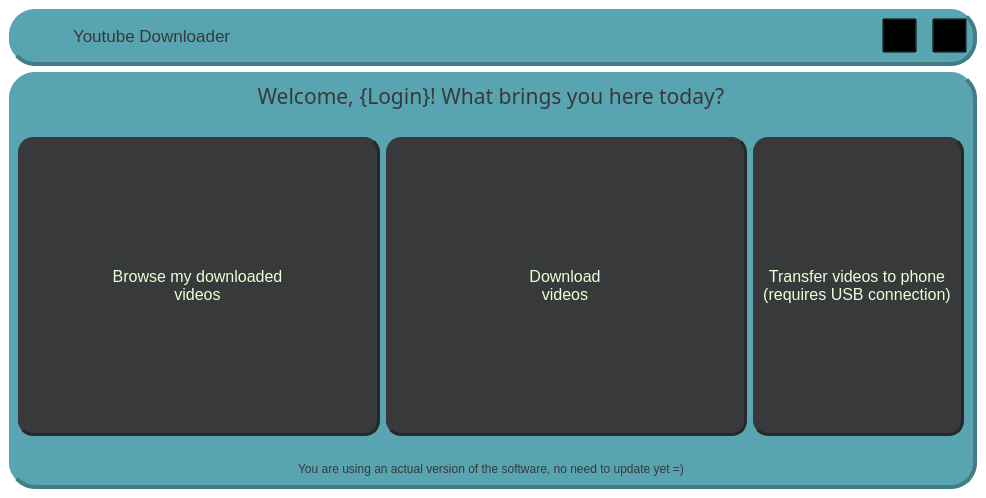
<?xml version="1.0" encoding="UTF-8"?>
<ui version="4.0">
 <class>MainWindow</class>
 <widget class="QMainWindow" name="MainWindow">
  <property name="geometry">
   <rect>
    <x>0</x>
    <y>0</y>
    <width>986</width>
    <height>498</height>
   </rect>
  </property>
  <property name="minimumSize">
   <size>
    <width>645</width>
    <height>303</height>
   </size>
  </property>
  <property name="maximumSize">
   <size>
    <width>1109</width>
    <height>553</height>
   </size>
  </property>
  <property name="windowTitle">
   <string>Youtube Downloader</string>
  </property>
  <property name="windowIcon">
   <iconset>
    <normaloff>../icons/app.png</normaloff>../icons/app.png</iconset>
  </property>
  <property name="windowOpacity">
   <double>1.000000000000000</double>
  </property>
  <property name="styleSheet">
   <string notr="true">* {
	background-color: transparent;
}

.QFrame {
	background-color: #58A4B0;
	border-radius: 26%;
	border-bottom: 4px solid #427c85;
	border-right: 4px solid #427c85;
}

QLabel {
	color: #37393A;
}

QFrame#container QPushButton {
	background-color: #37393A;
	color: #EAFFDA;
	border-radius: 15px;
	border-bottom: 3px solid #26292A;
	border-right: 3px solid #26292A;
	padding: 10px;
	margin-top: 20%;
	margin-bottom: 20%;
}

QFrame#container QPushButton::hover {
	background-color: #50595F;
	border-color: #4D5F6A;
}

QFrame#container QPushButton:pressed {
	background-color: #74818A;
	border-color: #7C8A94;
}
</string>
  </property>
  <widget class="QWidget" name="centralwidget">
   <layout class="QVBoxLayout" name="verticalLayout">
    <item>
     <widget class="QFrame" name="controlPanel">
      <property name="sizePolicy">
       <sizepolicy hsizetype="Preferred" vsizetype="Maximum">
        <horstretch>0</horstretch>
        <verstretch>0</verstretch>
       </sizepolicy>
      </property>
      <property name="layoutDirection">
       <enum>Qt::RightToLeft</enum>
      </property>
      <property name="frameShape">
       <enum>QFrame::StyledPanel</enum>
      </property>
      <property name="frameShadow">
       <enum>QFrame::Raised</enum>
      </property>
      <layout class="QHBoxLayout" name="horizontalLayout">
       <property name="spacing">
        <number>15</number>
       </property>
       <property name="leftMargin">
        <number>10</number>
       </property>
       <property name="rightMargin">
        <number>10</number>
       </property>
       <item>
        <widget class="QPushButton" name="exit">
         <property name="minimumSize">
          <size>
           <width>35</width>
           <height>0</height>
          </size>
         </property>
         <property name="maximumSize">
          <size>
           <width>35</width>
           <height>35</height>
          </size>
         </property>
         <property name="text">
          <string/>
         </property>
         <property name="icon">
          <iconset>
           <normaloff>../icons/cross.png</normaloff>../icons/cross.png</iconset>
         </property>
         <property name="iconSize">
          <size>
           <width>35</width>
           <height>35</height>
          </size>
         </property>
        </widget>
       </item>
       <item>
        <widget class="QPushButton" name="minimize">
         <property name="minimumSize">
          <size>
           <width>35</width>
           <height>35</height>
          </size>
         </property>
         <property name="maximumSize">
          <size>
           <width>35</width>
           <height>35</height>
          </size>
         </property>
         <property name="text">
          <string/>
         </property>
         <property name="icon">
          <iconset>
           <normaloff>../icons/delete.png</normaloff>../icons/delete.png</iconset>
         </property>
         <property name="iconSize">
          <size>
           <width>35</width>
           <height>35</height>
          </size>
         </property>
        </widget>
       </item>
       <item>
        <spacer name="horizontalSpacer">
         <property name="orientation">
          <enum>Qt::Horizontal</enum>
         </property>
         <property name="sizeType">
          <enum>QSizePolicy::MinimumExpanding</enum>
         </property>
         <property name="sizeHint" stdset="0">
          <size>
           <width>40</width>
           <height>20</height>
          </size>
         </property>
        </spacer>
       </item>
       <item>
        <widget class="QLabel" name="label_2">
         <property name="font">
          <font>
           <pointsize>13</pointsize>
          </font>
         </property>
         <property name="text">
          <string>Youtube Downloader</string>
         </property>
        </widget>
       </item>
       <item>
        <widget class="QLabel" name="label">
         <property name="minimumSize">
          <size>
           <width>35</width>
           <height>35</height>
          </size>
         </property>
         <property name="maximumSize">
          <size>
           <width>35</width>
           <height>35</height>
          </size>
         </property>
         <property name="text">
          <string/>
         </property>
         <property name="pixmap">
          <pixmap>../icons/home.png</pixmap>
         </property>
         <property name="scaledContents">
          <bool>true</bool>
         </property>
        </widget>
       </item>
      </layout>
     </widget>
    </item>
    <item>
     <widget class="QFrame" name="container">
      <property name="sizePolicy">
       <sizepolicy hsizetype="Preferred" vsizetype="MinimumExpanding">
        <horstretch>0</horstretch>
        <verstretch>0</verstretch>
       </sizepolicy>
      </property>
      <property name="frameShape">
       <enum>QFrame::StyledPanel</enum>
      </property>
      <property name="frameShadow">
       <enum>QFrame::Raised</enum>
      </property>
      <layout class="QVBoxLayout" name="verticalLayout_2">
       <item>
        <widget class="QLabel" name="upperText">
         <property name="sizePolicy">
          <sizepolicy hsizetype="Preferred" vsizetype="Maximum">
           <horstretch>0</horstretch>
           <verstretch>0</verstretch>
          </sizepolicy>
         </property>
         <property name="font">
          <font>
           <family>Yu Gothic UI Semibold</family>
           <pointsize>16</pointsize>
           <weight>50</weight>
           <italic>false</italic>
           <bold>false</bold>
           <strikeout>false</strikeout>
           <kerning>true</kerning>
          </font>
         </property>
         <property name="text">
          <string>Welcome, {Login}! What brings you here today?</string>
         </property>
         <property name="scaledContents">
          <bool>false</bool>
         </property>
         <property name="alignment">
          <set>Qt::AlignHCenter|Qt::AlignTop</set>
         </property>
         <property name="wordWrap">
          <bool>false</bool>
         </property>
         <property name="openExternalLinks">
          <bool>false</bool>
         </property>
        </widget>
       </item>
       <item>
        <layout class="QHBoxLayout" name="buttons" stretch="1,1,0">
         <item>
          <widget class="QPushButton" name="browseButton">
           <property name="sizePolicy">
            <sizepolicy hsizetype="Minimum" vsizetype="Minimum">
             <horstretch>0</horstretch>
             <verstretch>0</verstretch>
            </sizepolicy>
           </property>
           <property name="minimumSize">
            <size>
             <width>0</width>
             <height>100</height>
            </size>
           </property>
           <property name="font">
            <font>
             <pointsize>12</pointsize>
             <weight>50</weight>
             <bold>false</bold>
            </font>
           </property>
           <property name="text">
            <string>Browse my downloaded
videos</string>
           </property>
           <property name="icon">
            <iconset>
             <normaloff>../icons/search.png</normaloff>../icons/search.png</iconset>
           </property>
           <property name="iconSize">
            <size>
             <width>30</width>
             <height>30</height>
            </size>
           </property>
           <property name="checkable">
            <bool>false</bool>
           </property>
           <property name="checked">
            <bool>false</bool>
           </property>
           <property name="autoRepeat">
            <bool>false</bool>
           </property>
           <property name="autoExclusive">
            <bool>false</bool>
           </property>
           <property name="autoDefault">
            <bool>false</bool>
           </property>
           <property name="default">
            <bool>false</bool>
           </property>
           <property name="flat">
            <bool>false</bool>
           </property>
          </widget>
         </item>
         <item>
          <widget class="QPushButton" name="downloadButton">
           <property name="sizePolicy">
            <sizepolicy hsizetype="Minimum" vsizetype="Minimum">
             <horstretch>0</horstretch>
             <verstretch>0</verstretch>
            </sizepolicy>
           </property>
           <property name="minimumSize">
            <size>
             <width>0</width>
             <height>100</height>
            </size>
           </property>
           <property name="font">
            <font>
             <pointsize>12</pointsize>
             <weight>50</weight>
             <bold>false</bold>
            </font>
           </property>
           <property name="text">
            <string>Download
videos</string>
           </property>
           <property name="icon">
            <iconset>
             <normaloff>../icons/arrow-down.png</normaloff>../icons/arrow-down.png</iconset>
           </property>
           <property name="iconSize">
            <size>
             <width>30</width>
             <height>30</height>
            </size>
           </property>
           <property name="autoRepeat">
            <bool>false</bool>
           </property>
           <property name="autoExclusive">
            <bool>false</bool>
           </property>
           <property name="autoDefault">
            <bool>false</bool>
           </property>
           <property name="default">
            <bool>false</bool>
           </property>
           <property name="flat">
            <bool>false</bool>
           </property>
          </widget>
         </item>
         <item>
          <widget class="QPushButton" name="transferButton">
           <property name="sizePolicy">
            <sizepolicy hsizetype="Minimum" vsizetype="Minimum">
             <horstretch>0</horstretch>
             <verstretch>0</verstretch>
            </sizepolicy>
           </property>
           <property name="minimumSize">
            <size>
             <width>0</width>
             <height>100</height>
            </size>
           </property>
           <property name="font">
            <font>
             <pointsize>12</pointsize>
             <weight>50</weight>
             <bold>false</bold>
            </font>
           </property>
           <property name="text">
            <string>Transfer videos to phone
(requires USB connection)</string>
           </property>
           <property name="icon">
            <iconset>
             <normaloff>../icons/usb.png</normaloff>../icons/usb.png</iconset>
           </property>
           <property name="iconSize">
            <size>
             <width>30</width>
             <height>30</height>
            </size>
           </property>
           <property name="checkable">
            <bool>false</bool>
           </property>
           <property name="checked">
            <bool>false</bool>
           </property>
           <property name="autoRepeat">
            <bool>false</bool>
           </property>
           <property name="autoExclusive">
            <bool>false</bool>
           </property>
           <property name="autoDefault">
            <bool>false</bool>
           </property>
           <property name="default">
            <bool>false</bool>
           </property>
           <property name="flat">
            <bool>false</bool>
           </property>
          </widget>
         </item>
        </layout>
       </item>
       <item>
        <widget class="QLabel" name="lowerText">
         <property name="sizePolicy">
          <sizepolicy hsizetype="Preferred" vsizetype="Maximum">
           <horstretch>0</horstretch>
           <verstretch>0</verstretch>
          </sizepolicy>
         </property>
         <property name="text">
          <string>You are using an actual version of the software, no need to update yet =)</string>
         </property>
         <property name="alignment">
          <set>Qt::AlignBottom|Qt::AlignHCenter</set>
         </property>
        </widget>
       </item>
      </layout>
     </widget>
    </item>
   </layout>
  </widget>
 </widget>
 <resources/>
 <connections/>
</ui>
